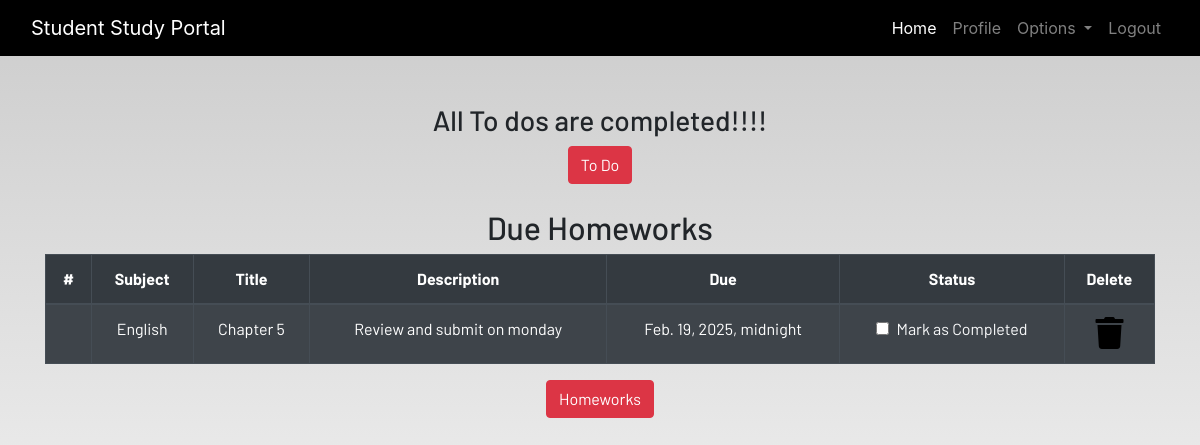
The page /profile/ (signed in) on the database as committed earlier.
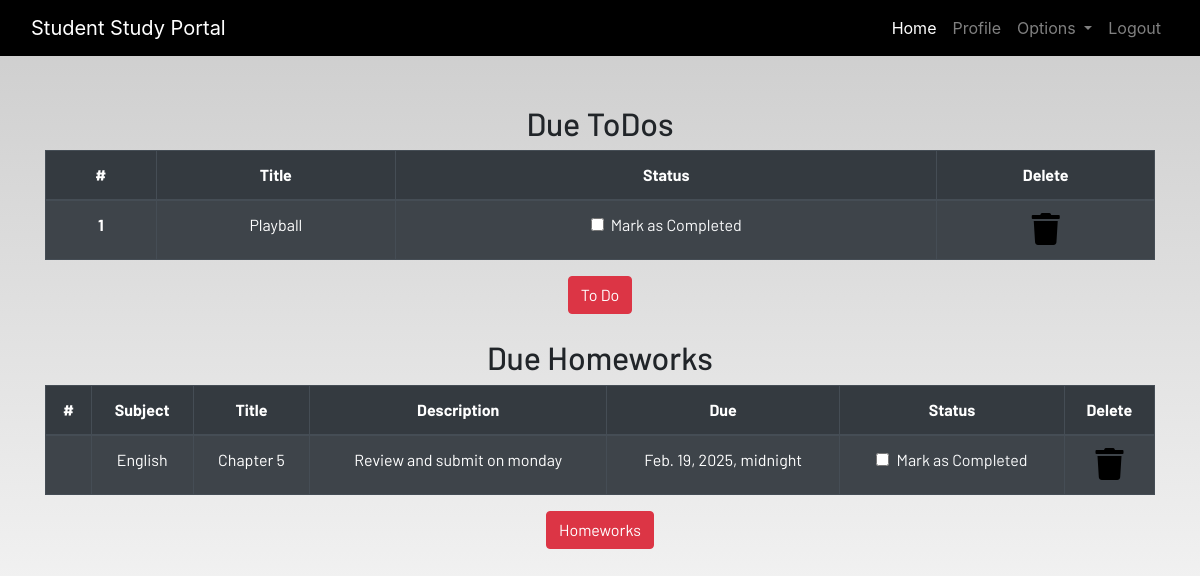
The same page on the database as committed later.
### dashboard/models.py (models this page shows, shortened)
class Homework(models.Model):
    user = models.ForeignKey(User, on_delete=models.CASCADE)
    subject = models.CharField(max_length=200)
    title = models.CharField(max_length=200)
    description = models.TextField()
    due = models.DateTimeField()
    is_finished = models.BooleanField(default=False)

class Todo(models.Model):
    user = models.ForeignKey(User, on_delete=models.CASCADE)
    title = models.CharField(max_length=100)
    is_finished = models.BooleanField(default=False)

### dashboard/views.py (the view)
# urls.py: path('profile/', dash_views.profile, name = 'profile'),
@login_required
def profile(request):
    homeworks = Homework.objects.filter(is_finished=False, user = request.user)
    todos = Todo.objects.filter(is_finished = False, user = request.user)
    if len(homeworks) > 0:
        homework_done = False
    else:
        homework_done = True
    if len(todos) > 0:
        todos_done = False
    else:
        todos_done = True
    context = {
        'homeworks':homeworks,
        'homework_done':homework_done,
        'todos_done':todos_done,
        'todos':todos,
    }
    return render(request, 'dashboard/profile.html', context)

### dashboard/templates/dashboard/profile.html (shortened to what this page needs)
{% extends 'dashboard/base.html' %} {% load static %}
{% load static %}
{% load crispy_forms_tags%}
{% block content %}
<section class="text-center">
    <div class="container">
        {% if not todos_done %}
        <h2>Due ToDos</h2>
        <table class="table table-striped table-bordered table-hover table-dark">
            <thead>
                <tr>
                    <th scope="col">#</th>
                    <th scope="col">Title</th>
                    <th scope="col">Status</th>
                    <th scope="col">Delete</th>
                </tr>
            </thead>
            <tbody>
                {% for todo in todos %}
                <tr>
                    <th scope="row">{{forloop.counter}}</th>
                    <td>{{todo.title}}</td>
                    <td>
                        <a href="{% url 'update_todo % todo.id }">
                            <div class="form-check">
                                {% if todo.is_finished == True %}
                                <input class="form-check-input" type="checkbox" value="" >
                                {% endif %}
                                <label class="form-check-label text-light" for="flexCheckDefault">
                                    Mark as Completed
                                </label>
                            </div>
                        </a>
                    </td>
                    <td><a href="{% url 'delete_todo % todo.id }"><i class="fa fa-trash fa-2x"></i></a></td>
                </tr>
            </tbody>
        </table>
        {% else %}
        <h3>All To dos are completed!!!!</h3>
        <a href="{% url 'todo' %}" class="btn btn-danger">To Do</a>
        <br><br>
        {% if not homework_done %}
        <h2>Due Homeworks</h2>
        <table class="table table-striped table-bordered table-hover table-dark">
            <thead>
                <tr>
                    <th scope="col">#</th>
                    <th scope="col">Subject</th>
                    <th scope="col">Title</th>
                    <th scope="col">Description</th>
                    <th scope="col">Due</th>
                    <th scope="col">Status</th>
                    <th scope="col">Delete</th>
                </tr>
            </thead>
            <tbody>
                {% for homework in homeworks %}
                <tr>
                    <th scope="row">{{fooloop.counter}}</th>
                    <td>{{homework.subject}}</td>
                    <td>{{homework.title}}</td>
                    <td>{{homework.description}}</td>
                    <td>{{homework.due}}</td>
                    <td>
                        <a href="{% url 'update_homework' homework.id %}">
                            <div class="form-check">
                                {% if homework.is_finmished == True %}
                                <input class="form-check-input" type="checkbox" value="" checked >
                                {% else %}
                                <input class="form-check-input" type="checkbox" value="">
                                {% endif %}
                                <label class="form-check-label text-light" for="flexCheckDefault">
                                    Mark as Completed
                                </label>
                            </div>
                        </a>
                    </td>
                    <td><a href="{% url 'delete_homework' homework.id %}"><i class="fa fa-trash fa-2x"></i></a></td>
                </tr>
                {% endfor %}
            </tbody>
        </table>
        {% else %}
        <h3>All To homeworks are completed!!!!</h3>
        {% endif %}
        <a href="{% url 'homework' %}" class="btn btn-danger">Homeworks</a>
    </div>
</section>
{% endblock content %}

Rows that differ between the two databases and show on the page:
added Todo: title "Playball"
Other text that changed with them:
text no longer shown: "All To dos are completed!!!!"
text now shown: "Due ToDos # Title Status Delete"
